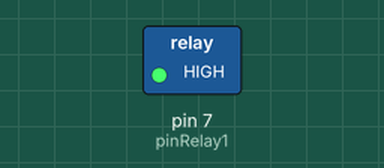
Simulated run of this sketch. Board: Arduino Uno, built with avr-gcc and run on an emulated ATmega328P. On the bench: switched loads named in the sketch (green lamp = pin HIGH). Dashed ring = blinking. What the sketch prints to the serial monitor is not drawn.

Above: at 0.5 s.
Timing chart, 0 to 4.6 s (numbered marks = the images above):
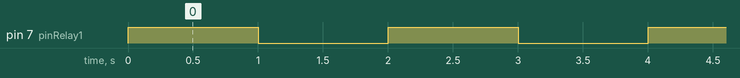

The sketch:

relay.ino
```cpp
#include <Wire.h>

#define pinRelay1 7

bool lampState;

void setup() {
  Serial.begin(9600);

  pinMode(pinRelay1, OUTPUT);

  lampState = false;
  digitalWrite(pinRelay1, HIGH);
}

void loop() {
  if (lampState) {
    Serial.println("[RELAY] Light ON");

    digitalWrite(pinRelay1, LOW);
  } else {
    Serial.println("[RELAY] Light OFF");

    digitalWrite(pinRelay1, HIGH);
  }

  lampState = !lampState;
  delay(1000);
}
```

Measured:
- by itself, pin 7 (pinRelay1): alternates HIGH for 1.0 s and LOW for 1.0 s
